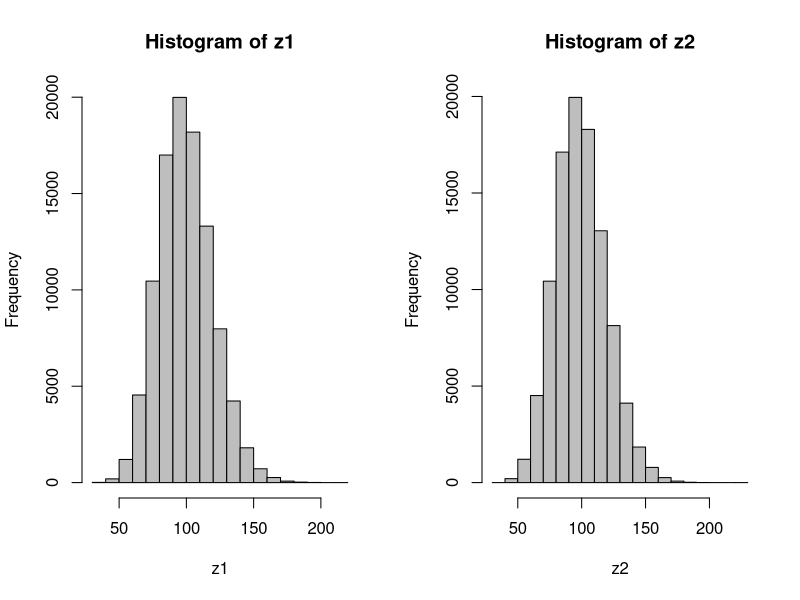

Generate this figure with R:
## ---- chunk 1

library(knitr)

knitr::opts_chunk$set(cache = FALSE)

set.seed(10)

## ---- chunk 2
lambda <- 33
n <- 10000
y <- rpois(n, lambda)
mean(y)
var(y)
quantile (y, c(0.025, 0.975))
## ---- chunk 3

prob <- c(.07,.13,.15,.23,.42)
size <- 80 
n <- 1 
rmultinom(n, size, prob)
## ---- chunk 4
x <- 94 
mean <- 103
sd <- 23
dnorm(x, mean, sd)

q <- c(110, 90) 
p.bound <- pnorm(q, mean = mean, sd = sd)
p.bound[1] - p.bound[2]
## ---- chunk 5
x <- 4 
size <- 24
p <- 0.12
dbinom(x, size, p)
## ---- chunk 6
p <- c(0.56, 0.06, 0.16, 0.22)
y <- c(65, 4, 25, 26)

dmultinom(x = y, prob = p)
## ---- chunk 7
mu <- 1.9
sigma <- 1.4
p <- 0.025
qnorm(p, mu, sigma)
## ---- chunk 8
n <- 100000
lambda <- 100
sigma2 <- 400
r <- lambda^2/(sigma2 - lambda)
z1 <- rnbinom(n, mu = lambda, size = r)
mean(z1)
var(z1)
## ---- chunk 9
n <- 100000
lambda <- 100
sigma2 <- 400
r <- lambda^2/(sigma2 - lambda)
phi <- r/(r + lambda)
z2 <- rnbinom(n, prob = phi ,size = r)
mean(z2)
var(z2)
## ---- chunk 10
par(mfrow = c(1, 2))
hist(z1, col = "gray")
hist(z2, col = "gray")
